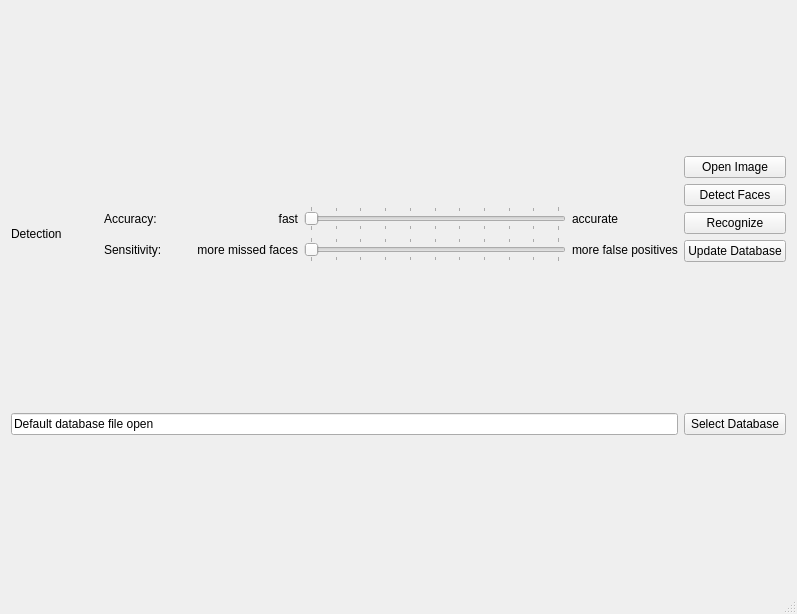
<?xml version="1.0" encoding="UTF-8"?>
<ui version="4.0">
 <class>MainWindow</class>
 <widget class="QMainWindow" name="MainWindow">
  <property name="geometry">
   <rect>
    <x>0</x>
    <y>0</y>
    <width>797</width>
    <height>614</height>
   </rect>
  </property>
  <property name="windowTitle">
   <string>Libkface GUI Test Program</string>
  </property>
  <widget class="QWidget" name="centralWidget">
   <layout class="QGridLayout" name="gridLayout">
    <item row="0" column="0">
     <layout class="QGridLayout" name="gridLayout_2">
      <item row="2" column="1">
       <widget class="QLabel" name="label_6">
        <property name="text">
         <string>Sensitivity:</string>
        </property>
       </widget>
      </item>
      <item row="2" column="3" colspan="3">
       <widget class="QSlider" name="sensitivitySlider">
        <property name="maximum">
         <number>100</number>
        </property>
        <property name="orientation">
         <enum>Qt::Horizontal</enum>
        </property>
        <property name="tickPosition">
         <enum>QSlider::TicksBothSides</enum>
        </property>
        <property name="tickInterval">
         <number>10</number>
        </property>
       </widget>
      </item>
      <item row="1" column="6">
       <widget class="QLabel" name="label_2">
        <property name="text">
         <string>accurate</string>
        </property>
       </widget>
      </item>
      <item row="1" column="1">
       <widget class="QLabel" name="label_5">
        <property name="text">
         <string>Accuracy:</string>
        </property>
       </widget>
      </item>
      <item row="2" column="6">
       <widget class="QLabel" name="label_4">
        <property name="text">
         <string>more false positives</string>
        </property>
       </widget>
      </item>
      <item row="2" column="2">
       <widget class="QLabel" name="label_3">
        <property name="text">
         <string>more missed faces</string>
        </property>
        <property name="alignment">
         <set>Qt::AlignRight|Qt::AlignTrailing|Qt::AlignVCenter</set>
        </property>
       </widget>
      </item>
      <item row="1" column="3" colspan="3">
       <widget class="QSlider" name="accuracySlider">
        <property name="minimum">
         <number>0</number>
        </property>
        <property name="maximum">
         <number>100</number>
        </property>
        <property name="singleStep">
         <number>1</number>
        </property>
        <property name="pageStep">
         <number>10</number>
        </property>
        <property name="orientation">
         <enum>Qt::Horizontal</enum>
        </property>
        <property name="tickPosition">
         <enum>QSlider::TicksBothSides</enum>
        </property>
        <property name="tickInterval">
         <number>10</number>
        </property>
       </widget>
      </item>
      <item row="1" column="2">
       <widget class="QLabel" name="label">
        <property name="text">
         <string>fast</string>
        </property>
        <property name="alignment">
         <set>Qt::AlignRight|Qt::AlignTrailing|Qt::AlignVCenter</set>
        </property>
       </widget>
      </item>
      <item row="0" column="0" colspan="7">
       <widget class="QWidget" name="widget" native="true"/>
      </item>
      <item row="1" column="0" rowspan="2">
       <widget class="QLabel" name="label_7">
        <property name="text">
         <string>Detection</string>
        </property>
       </widget>
      </item>
     </layout>
    </item>
    <item row="0" column="1">
     <layout class="QVBoxLayout" name="verticalLayout">
      <item>
       <widget class="QPushButton" name="openImageBtn">
        <property name="text">
         <string>Open Image</string>
        </property>
       </widget>
      </item>
      <item>
       <widget class="QPushButton" name="detectFacesBtn">
        <property name="text">
         <string>Detect Faces</string>
        </property>
       </widget>
      </item>
      <item>
       <widget class="QPushButton" name="recogniseBtn">
        <property name="text">
         <string>Recognize</string>
        </property>
       </widget>
      </item>
      <item>
       <widget class="QPushButton" name="updateDatabaseBtn">
        <property name="text">
         <string>Update Database</string>
        </property>
       </widget>
      </item>
     </layout>
    </item>
    <item row="1" column="0">
     <widget class="QLineEdit" name="configLocation">
      <property name="text">
       <string>Default database file open</string>
      </property>
     </widget>
    </item>
    <item row="1" column="1">
     <widget class="QPushButton" name="openDatabaseBtn">
      <property name="text">
       <string>Select Database</string>
      </property>
     </widget>
    </item>
   </layout>
  </widget>
  <widget class="QStatusBar" name="statusBar"/>
 </widget>
 <layoutdefault spacing="6" margin="11"/>
 <resources/>
 <connections/>
</ui>
